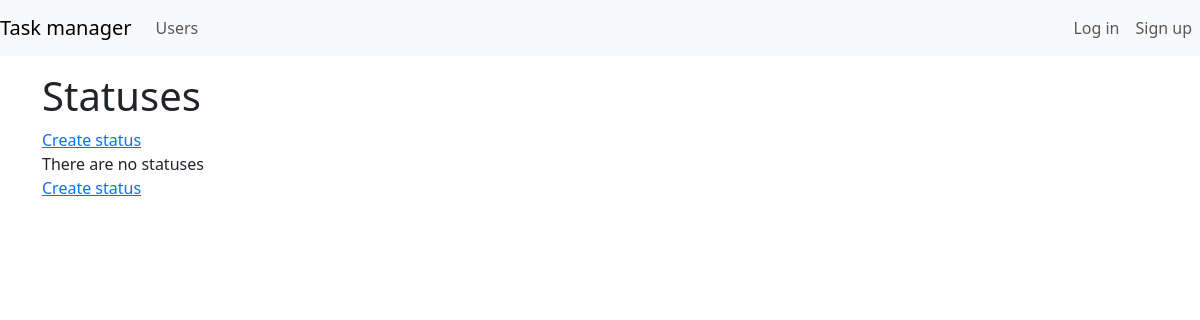
Before: /statuses/ with the older database file.
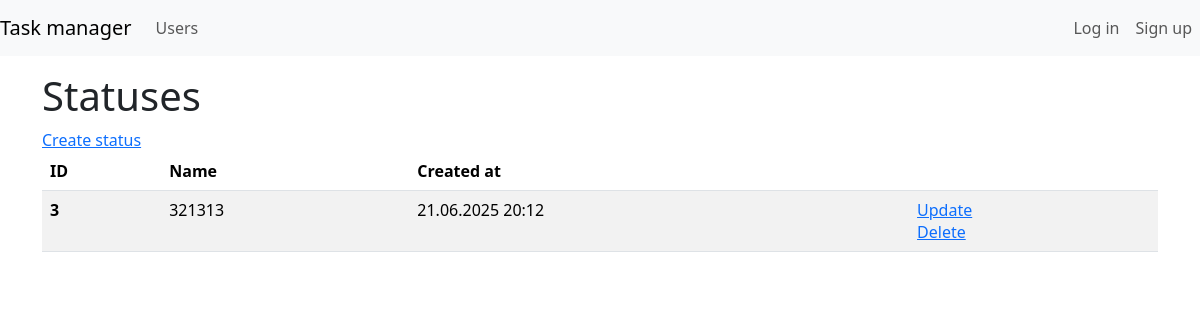
After: the same page with the newer database file.
### task_manager/statuses/models.py (models this page shows, shortened)
class Status(models.Model):
    name = models.CharField(max_length=100, unique=True)
    created_at = models.DateTimeField(auto_now_add=True)

### task_manager/statuses/views.py (the view)
# urls.py: path("", StatusView.as_view(), name="status_list"),
class StatusView(ListView):
    model = Status
    context_object_name = "status_list"
    template_name = "statuses/statuses_list.html"

### task_manager/templates/statuses/status_list.html (shortened to what this page needs)
{% extends "task_manager/base.html" %}
{% load i18n %}
{% load django_bootstrap5 %}
{% block content %}
<div class="mt-4">
    <h1 class="mt-1">{% translate "Statuses" %}</h1>
    <a href="{% url 'statuses:create_status' %}">{% translate 'Create status' %}</a>
    {% if status_list %}
    <table class="table table-striped">
        <thead>
            <tr>
                <th scope="col">ID</th>
                <th scope="col">{% translate "Name" %}</th>
                <th scope="col">{% translate "Created at" %}</th>
                <th></th>
            </tr>
        </thead>
        <tbody>
            {% for status in status_list %}
            <tr>
                <th scope="row"> {{ status.id }}</th>
                <td>{{ status.name }}</td>
                <td>{{ status.created_at|date:"d.m.Y H:i" }}</td>
                <td>
                    <a href="{% url 'statuses:update_status' status.pk %}">{% translate 'Update' %}</a>
                    <br>
                    <a href="{% url 'statuses:delete_status' status.pk %}">{% translate 'Delete' %}</a>
                </td>
            </tr>
            {% endfor %}
        </tbody>
    </table>
    {% else %}
    <p>{% translate 'There are no statuses' %}
        <br>
        <a href="{% url 'statuses:create_status' %}"> {% translate 'Create status' %}</a>
    </p>
    {% endif %}
    {% endblock %}

Changed rows visible on the page:
added Status: id "3", name "321313", created_at "21.06.2025 20:12"
Other visible differences:
text no longer shown: "There are no statuses Create status"
text now shown: "ID Name Created at"
